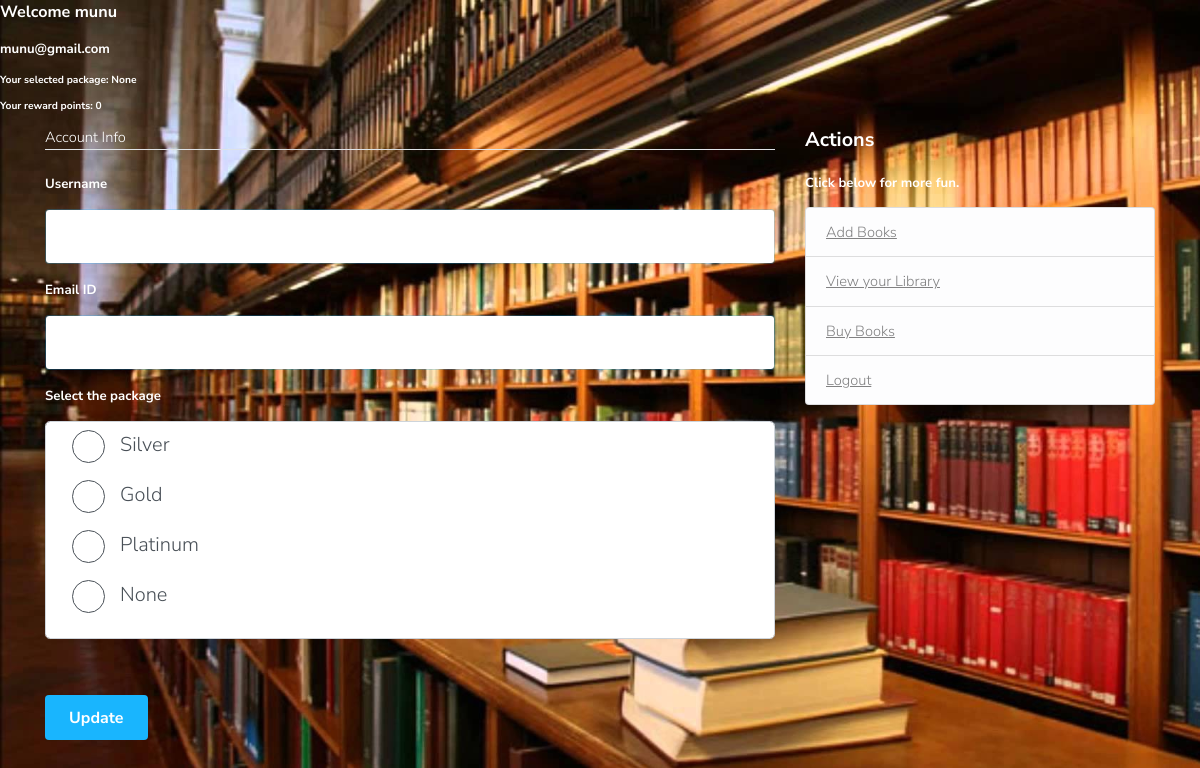
The app's page /profile (signed in) with its own data.
### myFlaskProject/models.py (models this page shows)
class User(db.Model,UserMixin):
    id=db.Column('id',db.Integer,primary_key=True)
    username=db.Column('username',db.String(30),nullable=False)
    email=db.Column('email',db.String(30),nullable=False)
    address=db.Column('address',db.String(100),nullable=False)
    password=db.Column('password',db.String(20),nullable=False)
    points_earned=db.Column('points_earned',db.Integer,default=0)
    books=db.relationship('Book',backref='owner')
    package_id=db.Column('package_id',db.ForeignKey(Package.id))

class Package(db.Model):
    id=db.Column('package_id',db.Integer,primary_key=True)
    packagename=db.Column('package_name',db.String(20),nullable=False)
    users=db.relationship('User',backref='package_info')

### myFlaskProject/Users/routes.py (the view)
@users.route("/profile",methods=['POST','GET'])
@login_required
def profile():
    pkid=current_user.package_id
    pkname=db.session.query(Package.packagename).filter(Package.id==pkid).first()
    pckgname=pkname[0]
    if current_user.points_earned>=100:
        flash('You have a 100 reward points! You get a book for free','success')
    form=UpdateAccountForm()
    if form.validate_on_submit():
        current_user.username=form.username.data
        current_user.email=form.email.data
        current_user.package_id=form.package.data
        db.session.commit()
        flash('Your account has been updated','success')
        return redirect(url_for('users.profile'))
    elif request.method=='GET':
        form.username.data=current_user.username
        form.email.data=current_user.email
        form.package.data=pckgname
    return render_template('home.html',form=form,pckgname=pckgname)

### myFlaskProject/Users/forms.py (shortened to what this page needs)
class UpdateAccountForm(FlaskForm):
    username=StringField('Username',validators=[DataRequired(),Length(min=2,max=20)])
    email=StringField('Email ID',validators=[DataRequired(),Email()])
    package = RadioField('Select the package', coerce=int,
                         choices=[('1', 'Silver'), ('2', 'Gold'), ('3', 'Platinum'), ('4', 'None')])
    submit=SubmitField('Update')

### myFlaskProject/models.py (called while the page is built)
@login_manager.user_loader
def load_user(user_id):
    return User.query.get(int(user_id))

### myFlaskProject/templates/home.html (shortened to what this page needs)
<!DOCTYPE html>
<html>
<head>
    <link rel="stylesheet" href="https://maxcdn.bootstrapcdn.com/bootstrap/4.0.0/css/bootstrap.min.css">
    <link rel="stylesheet" type="text/css" href="{{ url_for('static', filename='main.css') }}">
</head>
<body id="body_sign">
    <header class="site-header">
      <div class="media">
        <div class="media-body">
          <h4 class="account-heading" style="color:#ffffff">Welcome {{ current_user.username }}</h4>
          <h5 class="account-heading" style="color:#ffffff">{{ current_user.email }}</h5>
            <h6 class="account-heading" style="color:#ffffff">Your selected package: {{ pckgname }}</h6>
          <h6 class="account-heading" style="color:#ffffff">Your reward points: {{ current_user.points_earned }}</h6>
        </div>
      </div>
    </header>
    <main role="main" class="container">
      <div class="row">
        <div class="col-md-8">
          <div class="content-section">
        <form method="POST" action="" enctype="multipart/form-data">
            <div class="column" >
            <fieldset class="form-group">
                <legend class="border-bottom mb-4" style="color:#ffffff">Account Info</legend>
                <div class="form-group" style="color:#ffffff">
                    {{ form.username.label(class="form-control-label") }}
                    {% if form.username.errors %}
                        {{ form.username(class="form-control form-control-lg is-invalid") }}
                        <div class="invalid-feedback">
                            {% for error in form.username.errors %}
                                <span  style="color:#ffffff">{{ error }}</span>
                            {% endfor %}
                        </div>
                    {% else %}
                        {{ form.username(class="form-control form-control-lg") }}
                    {% endif %}
                </div>
                <div class="form-group" style="color:#ffffff">
                    {{ form.email.label(class="form-control-label") }}
                    {% if form.email.errors %}
                        {{ form.email(class="form-control form-control-lg is-invalid") }}
                        <div class="invalid-feedback" >
                            {% for error in form.email.errors %}
                                <span style="color:#ffffff">{{ error }}</span>
                            {% endfor %}
                        </div>
                    {% else %}
                        {{ form.email(class="form-control form-control-lg") }}
                    {% endif %}
                </div>
                <div class="form-group" style="color:#ffffff">
                    {{ form.package.label(class="form-control-label") }}
                    {% if form.package.errors %}
                        {{ form.package(class="form-control form-control-lg is-invalid") }}
                        <div class="invalid-feedback">
                            {% for error in form.package.errors %}
                                <span style="color:#ffffff">{{ error }}</span>
                            {% endfor %}
                        </div>
                    {% else %}
                        {{ form.package(class="form-control form-control-lg") }}
                    {% endif %}
                </div>
            </fieldset>
            <div class="form-group" >
                {{ form.submit(class="btn btn-outline-info") }}
            </div>
            </div>
        </form>
    </div>
        </div>
        <div class="col-md-4">
          <div class="content-section">
            <h3 style="color:#ffffff">Actions</h3>
              <h5  style="color:#ffffff">Click below for more fun.</h5>
              <ul class="list-group">
                <a href="{{url_for('books.bookadd')}}" class="list-group-item list-group-item-light">Add Books</a>
                <a href="{{url_for('books.mylibrary')}}" class="list-group-item list-group-item-light">View your Library</a>
                <a href="{{url_for('books.library')}}" class="list-group-item list-group-item-light">Buy Books</a>
			  	<a href="{{url_for('users.logout')}}" data-tag="logout" class="list-group-item list-group-item-light">Logout</a>
              </ul>
          </div>
        </div>
      </div>
    </main>
</body>
</html>

### myFlaskProject/static/css/main.css (style rules this page uses)
html, body, div, span, applet, object, iframe, h1, h2, h3, h4, h5, h6, p, blockquote, pre, a, abbr, acronym, address, big, cite, code, del, dfn, em, img, ins, kbd, q, s, samp, small, strike, strong, sub, sup, tt, var, b, u, i, center, dl, dt, dd, ol, ul, li, fieldset, form, label, legend, table, caption, tbody, tfoot, thead, tr, th, td, article, aside, canvas, details, embed, figure, figcaption, footer, header, hgroup, menu, nav, output, ruby, section, summary, time, mark, audio, video { margin: 0; padding: 0; border: 0; font-size: 100%; font: inherit; vertical-align: baseline; }
article, aside, details, figcaption, figure, footer, header, hgroup, menu, nav, section { display: block; }
body { line-height: 1; }
ol, ul { list-style: none; }
body { -webkit-text-size-adjust: none; }
*, *:before, *:after { -moz-box-sizing: border-box; -webkit-box-sizing: border-box; box-sizing: border-box; }
body { -ms-overflow-style: scrollbar; }
body { background: #fff; }
body { background-color: #fff; color: #22313F; }
body, input, select, textarea { font-family: "Nunito Sans", Arial, Helvetica, sans-serif; font-size: 13pt; font-weight: 300; line-height: 1.65; }
@media screen and (max-width: 1680px) { body, input, select, textarea { font-size: 11pt; } }
@media screen and (max-width: 1280px) { body, input, select, textarea { font-size: 11pt; } }
a { text-decoration: underline; color: #19B5FE; }
h1, h2, h3, h4, h5, h6 { font-weight: 700; line-height: 1.5; margin: 0 0 1em 0; }
h3 { font-size: 1.35em; }
h4 { font-size: 1.1em; }
h5 { font-size: 0.9em; }
h6 { font-size: 0.7em; }
input[type="submit"], input[type="reset"], input[type="button"], button, .button { -moz-appearance: none; -webkit-appearance: none; -ms-appearance: none; appearance: none; -moz-transition: background-color 0.2s ease-in-out, color 0.2s ease-in-out; -webkit-transition: background-color 0.2s ease-in-out, color 0.2s ease-in-out; -ms-transition: background-color 0.2s ease-in-out, color 0.2s ease-in-out; transition: background-color 0.2s ease-in-out, color 0.2s ease-in-out; background: #19B5FE; color: #FFF; border-radius: 4px; border: 0; cursor: pointer; display: inline-block; font-weight: 700; height: 2.85em; line-height: 2.95em; padding: 0 1.5em; text-align: center; text-decoration: none; white-space: nowrap; }
form { margin: 0 0 2em 0; }
label { display: block; font-size: 0.9em; font-weight: 700; margin: 0 0 1em 0; }
input[type="text"], input[type="password"], input[type="email"], input[type="text"] select, textarea { -moz-appearance: none; -webkit-appearance: none; -ms-appearance: none; appearance: none; border-radius: 4px; border: solid 1px rgba(25, 181, 254, 0.25); color: inherit; display: block; outline: 0; padding: 0 1em; text-decoration: none; width: 100%; }
input[type="text"], input[type="password"], input[type="email"], input[type="number"], select { height: 2.75em; }
input[type="checkbox"] + label, input[type="radio"] + label { text-decoration: none; cursor: pointer; display: inline-block; font-size: 1em; font-weight: 300; padding-left: 2.4em; padding-right: 0.75em; position: relative; }
input[type="checkbox"] + label:before, input[type="radio"] + label:before { -moz-osx-font-smoothing: grayscale; -webkit-font-smoothing: antialiased; font-family: FontAwesome; font-style: normal; font-weight: normal; text-transform: none !important; }
input[type="checkbox"] + label:before, input[type="radio"] + label:before { border-radius: 4px; border: solid 1px; content: ''; display: inline-block; height: 1.65em; left: 0; line-height: 1.58125em; position: absolute; text-align: center; top: 0; width: 1.65em; }
input[type="radio"] + label:before { border-radius: 100%; }
ul { list-style: none; margin: 0 0 2em 0; padding-left: 1em; }
ul li { padding-left: 0.5em; }

### records on screen
User: username "munu", email "munu@gmail.com", points_earned "0"
Package: package_name "None", package "Silver Gold Platinum None"
